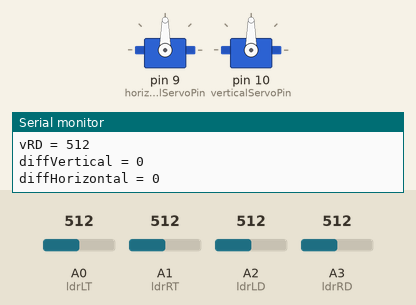
This sketch was run on a simulated Arduino Uno, built with avr-gcc and run on an emulated ATmega328P. On the bench: 2 × servo, the last lines printed to the serial monitor. The inputs (shaded band) are chosen by the test bench; at power-on: A2 (ldrLD) = 512, A0 (ldrLT) = 512, A1 (ldrRT) = 512, A3 (ldrRD) = 512.

Above: at 1.2 s.
1.3 s: A2 (ldrLD) set to 542
4.3 s: A2 (ldrLD) set to 569
At 6.31 s:
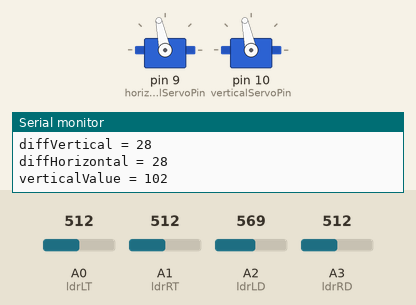
7.3 s: A0 (ldrLT) set to 520
10.3 s: A0 (ldrLT) set to 539
At 10.3 s:
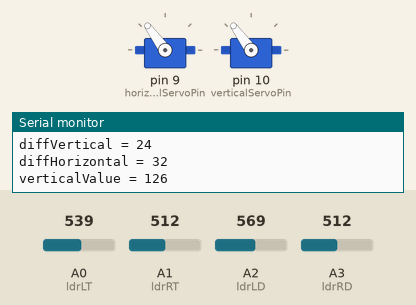
At 12.62 s:
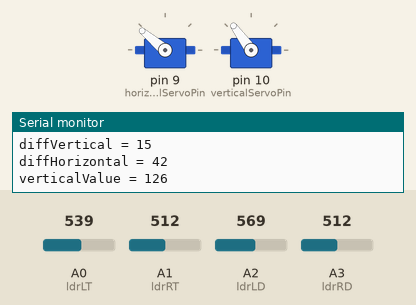
13.3 s: A1 (ldrRT) set to 548
16.3 s: A1 (ldrRT) set to 573
At 17.0 s:
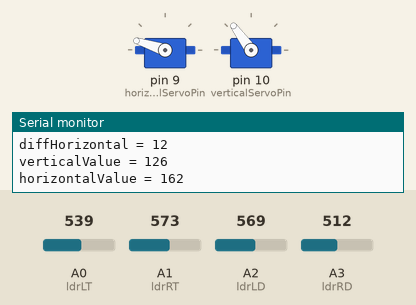
Timing chart, 0 to 19.3 s (numbered marks = the images above; inputs shaded):
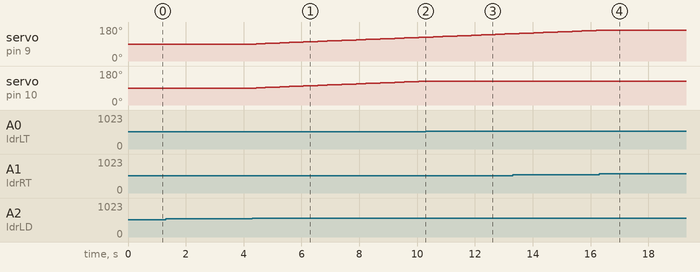

The sketch:

solar_tracker.ino
```cpp
#include <Servo.h> // Include the Servo Library

// Create the Servo objects. These guys control the
// actual physical servos. The values for the servos
// will start at 90 and range between 0 and 180

Servo vertical;
int verticalValue = 90; // Initial value of 90

Servo horizontal;
int horizontalValue = 90; // Initial value of 90

// Set up the initial pin connections for the LDRs
// name = analogpin
int ldrLT = 0; // LDR top left
int ldrRT = 1; // LDR top right (I think this should be left down)
int ldrLD = 2; // LDR down left (I think this should be right top)
int ldrRD = 3; // LDR down right

// Set up the digital pin assignments
int horizontalServoPin = 9;
int verticalServoPin = 10;

// Set up some values for the delay time and tolerance;
// Change these values to suit your taste
int delayTime = 100;
int tolerance = 20;

void setup() {
  Serial.begin(9600);

  // Set up the Servo connections
  horizontal.attach(horizontalServoPin);
  vertical.attach(verticalServoPin);
}

int determineNextValue(int currentValue, int diffValue) {
  if (diffValue > 0) {
    currentValue++;
  } else {
    currentValue--;
  }

  // Clamp the value between 0 and 180
  if (currentValue > 180) {
    currentValue = 180;
  } else if (currentValue < 0) {
    currentValue = 0;
  }

  return currentValue;
}

void loop() {
  // Read the current values of the LDRs
  int vLT = analogRead(ldrLT); // Top Left
  int vRT = analogRead(ldrRT); // Top Right
  int vLD = analogRead(ldrLD); // Down Left
  int vRD = analogRead(ldrRD); // Down Right

  Serial.print("vLT = "); Serial.println(vLT);
  Serial.print("vRT = "); Serial.println(vRT);
  Serial.print("vLD = "); Serial.println(vLD);
  Serial.print("vRD = "); Serial.println(vRD);

  // Calculate the average values for the four "sides"
  int avgTop = (vLT + vRT) / 2;
  int avgDown = (vLD + vRD) / 2;
  int avgLeft = (vLT + vLD) / 2;
  int avgRight = (vRT + vRD) / 2;


  // Determine the difference between the averages
  int diffVertical = avgDown - avgTop;
  // int diffVertical = avgTop - avgDown;
  int diffHorizontal = avgLeft - avgRight;

  Serial.print("diffVertical = "); Serial.println(diffVertical);
  Serial.print("diffHorizontal = "); Serial.println(diffHorizontal);

  if (abs(diffVertical) > tolerance) {
    // The difference is greater than the tolerance. We can
    // go ahead and move the vertical servo
    verticalValue = determineNextValue(verticalValue, diffVertical);
    vertical.write(verticalValue);
  }

  if (abs(diffHorizontal) > tolerance) {
    // The difference is greater than the tolerance. We can
    // go ahead and move the horizontal servo
    horizontalValue = determineNextValue(horizontalValue, diffHorizontal);
    horizontal.write(horizontalValue);
  }
  Serial.print("verticalValue = "); Serial.println(verticalValue);
  Serial.print("horizontalValue = "); Serial.println(horizontalValue);

  delay(delayTime);
}
```

Measured:
- the behaviour switches between 553 and 554 on A2 (ldrLD) (found by bisection; images 0 and 1)
- the behaviour switches between 527 and 528 on A0 (ldrLT) (found by bisection; images 1 and 2)
- the behaviour switches between 555 and 556 on A1 (ldrRT) (found by bisection; images 3 and 4)
- after the input at 4.3 s, servo on pin 9 (horizontalServoPin), servo on pin 10 (verticalServoPin): moves from 90° to 108° over 2.8 s, starting after 0.13 s
- after the input at 10.3 s, servo on pin 10 (verticalServoPin): stays 126° (without the input it goes to 127° after 0.08 s)
- after the input at 16.3 s, servo on pin 9 (horizontalServoPin): stays 162° (without the input it goes to 163° after 0.06 s)
